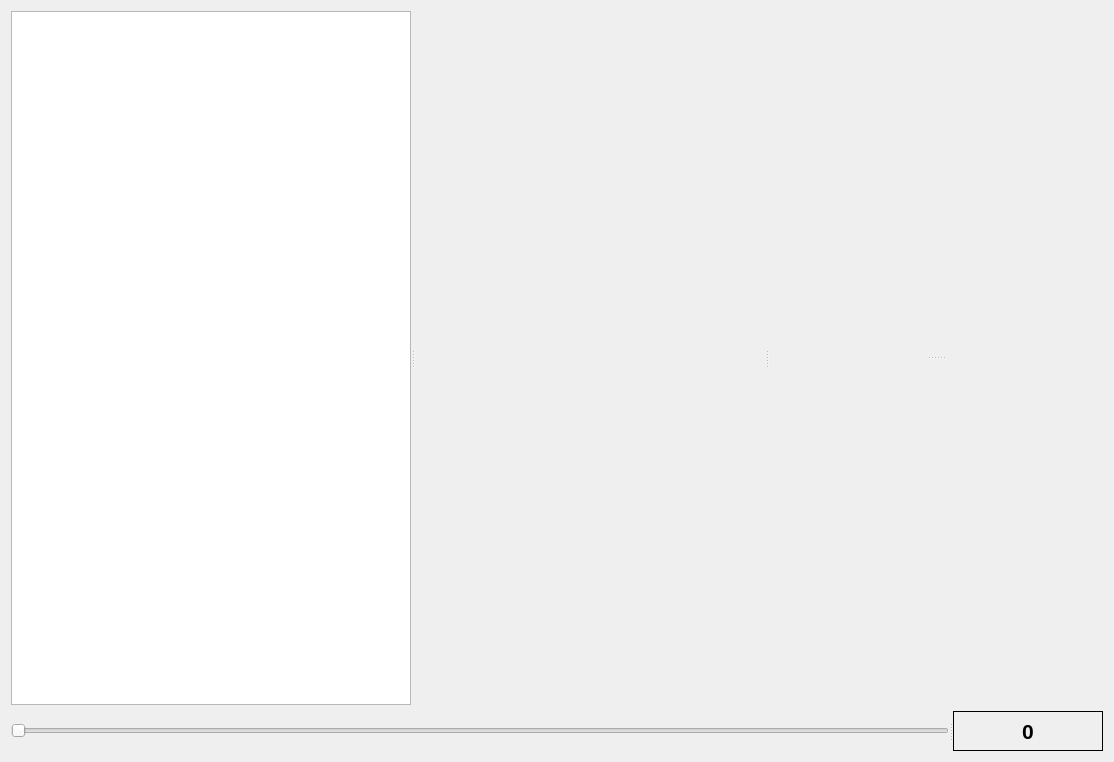
<?xml version="1.0" encoding="UTF-8"?>
<ui version="4.0">
 <class>trace_ex</class>
 <widget class="QWidget" name="trace_ex">
  <property name="geometry">
   <rect>
    <x>0</x>
    <y>0</y>
    <width>1114</width>
    <height>762</height>
   </rect>
  </property>
  <property name="sizePolicy">
   <sizepolicy hsizetype="Fixed" vsizetype="Fixed">
    <horstretch>0</horstretch>
    <verstretch>0</verstretch>
   </sizepolicy>
  </property>
  <property name="maximumSize">
   <size>
    <width>2048</width>
    <height>16777215</height>
   </size>
  </property>
  <property name="windowTitle">
   <string>Form</string>
  </property>
  <property name="autoFillBackground">
   <bool>true</bool>
  </property>
  <layout class="QVBoxLayout" name="verticalLayout">
   <item>
    <widget class="QSplitter" name="splitter_3">
     <property name="orientation">
      <enum>Qt::Horizontal</enum>
     </property>
     <widget class="QTableWidget" name="tableWidgettr">
      <property name="enabled">
       <bool>true</bool>
      </property>
      <property name="sizePolicy">
       <sizepolicy hsizetype="MinimumExpanding" vsizetype="MinimumExpanding">
        <horstretch>0</horstretch>
        <verstretch>0</verstretch>
       </sizepolicy>
      </property>
      <property name="minimumSize">
       <size>
        <width>100</width>
        <height>300</height>
       </size>
      </property>
      <property name="maximumSize">
       <size>
        <width>400</width>
        <height>1400</height>
       </size>
      </property>
      <property name="editTriggers">
       <set>QAbstractItemView::NoEditTriggers</set>
      </property>
      <property name="dragDropOverwriteMode">
       <bool>false</bool>
      </property>
     </widget>
     <widget class="QCustomPlot" name="tracePlot" native="true">
      <property name="sizePolicy">
       <sizepolicy hsizetype="Maximum" vsizetype="Maximum">
        <horstretch>0</horstretch>
        <verstretch>0</verstretch>
       </sizepolicy>
      </property>
      <property name="minimumSize">
       <size>
        <width>200</width>
        <height>150</height>
       </size>
      </property>
      <property name="maximumSize">
       <size>
        <width>350</width>
        <height>1400</height>
       </size>
      </property>
     </widget>
     <widget class="QSplitter" name="splitter_2">
      <property name="orientation">
       <enum>Qt::Vertical</enum>
      </property>
      <widget class="QCustomPlot" name="specPlot" native="true">
       <property name="minimumSize">
        <size>
         <width>200</width>
         <height>150</height>
        </size>
       </property>
       <property name="maximumSize">
        <size>
         <width>1600</width>
         <height>600</height>
        </size>
       </property>
      </widget>
      <widget class="QCustomPlot" name="wvPlot" native="true">
       <property name="minimumSize">
        <size>
         <width>200</width>
         <height>150</height>
        </size>
       </property>
       <property name="maximumSize">
        <size>
         <width>1600</width>
         <height>600</height>
        </size>
       </property>
      </widget>
     </widget>
    </widget>
   </item>
   <item>
    <widget class="QSplitter" name="splitter">
     <property name="orientation">
      <enum>Qt::Horizontal</enum>
     </property>
     <widget class="QSlider" name="horizontalSlider">
      <property name="maximumSize">
       <size>
        <width>16777215</width>
        <height>40</height>
       </size>
      </property>
      <property name="orientation">
       <enum>Qt::Horizontal</enum>
      </property>
     </widget>
     <widget class="QLabel" name="label">
      <property name="minimumSize">
       <size>
        <width>150</width>
        <height>0</height>
       </size>
      </property>
      <property name="maximumSize">
       <size>
        <width>150</width>
        <height>16777215</height>
       </size>
      </property>
      <property name="font">
       <font>
        <pointsize>16</pointsize>
        <weight>75</weight>
        <bold>true</bold>
       </font>
      </property>
      <property name="frameShape">
       <enum>QFrame::Box</enum>
      </property>
      <property name="text">
       <string>0</string>
      </property>
      <property name="alignment">
       <set>Qt::AlignCenter</set>
      </property>
     </widget>
    </widget>
   </item>
  </layout>
 </widget>
 <customwidgets>
  <customwidget>
   <class>QCustomPlot</class>
   <extends>QWidget</extends>
   <header>../../qcustomplot.h</header>
   <container>1</container>
  </customwidget>
 </customwidgets>
 <resources/>
 <connections>
  <connection>
   <sender>horizontalSlider</sender>
   <signal>valueChanged(int)</signal>
   <receiver>label</receiver>
   <slot>setNum(int)</slot>
   <hints>
    <hint type="sourcelabel">
     <x>455</x>
     <y>639</y>
    </hint>
    <hint type="destinationlabel">
     <x>928</x>
     <y>639</y>
    </hint>
   </hints>
  </connection>
 </connections>
</ui>
